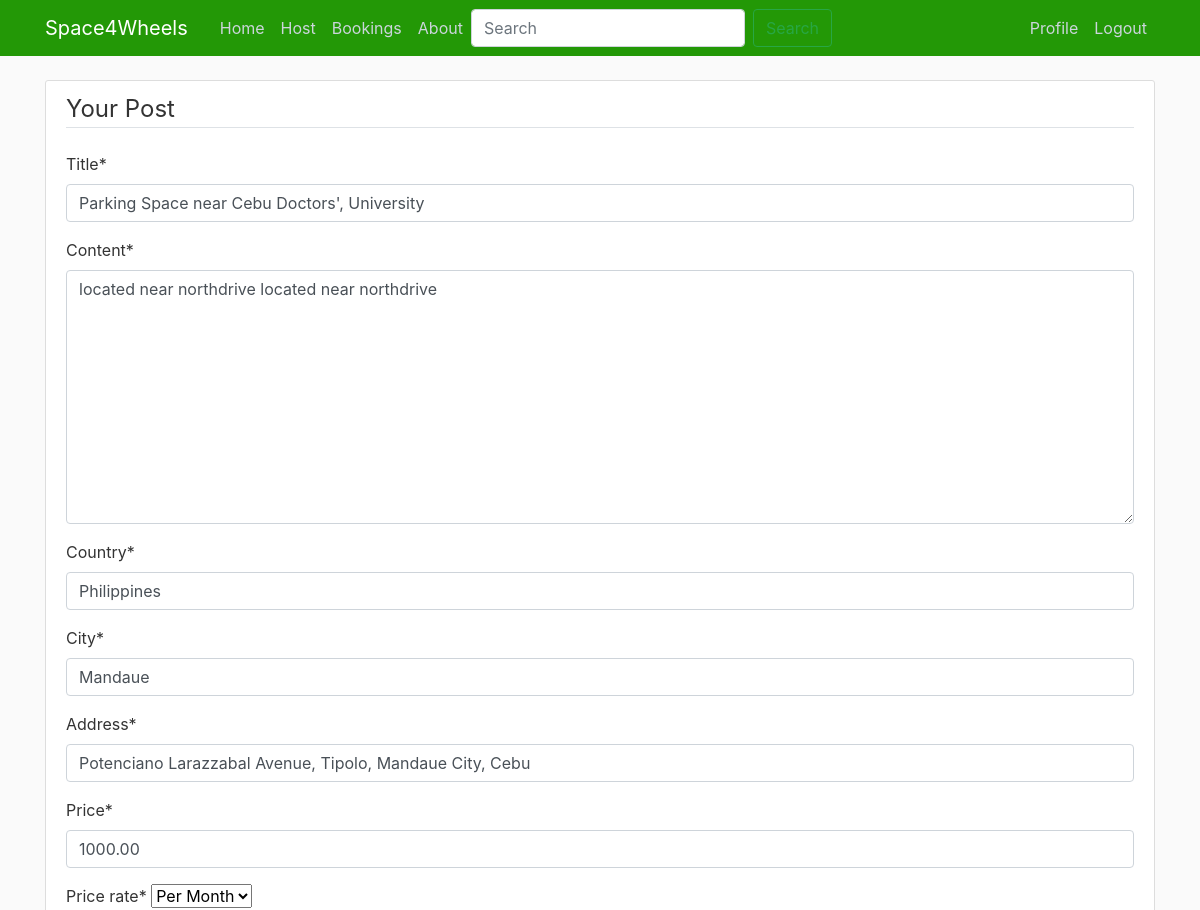
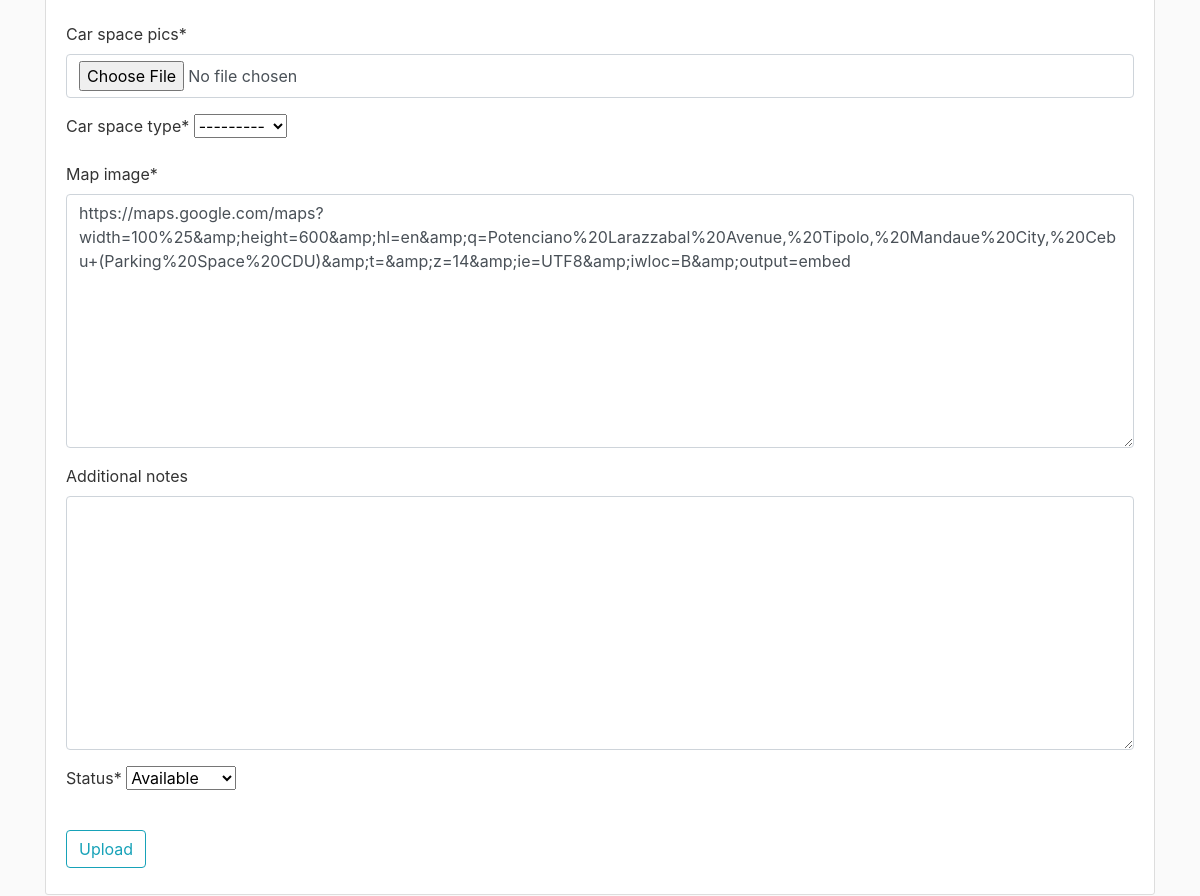
Before: /post/1/update/ (signed in) with the older database file (2 pictures, top to bottom).
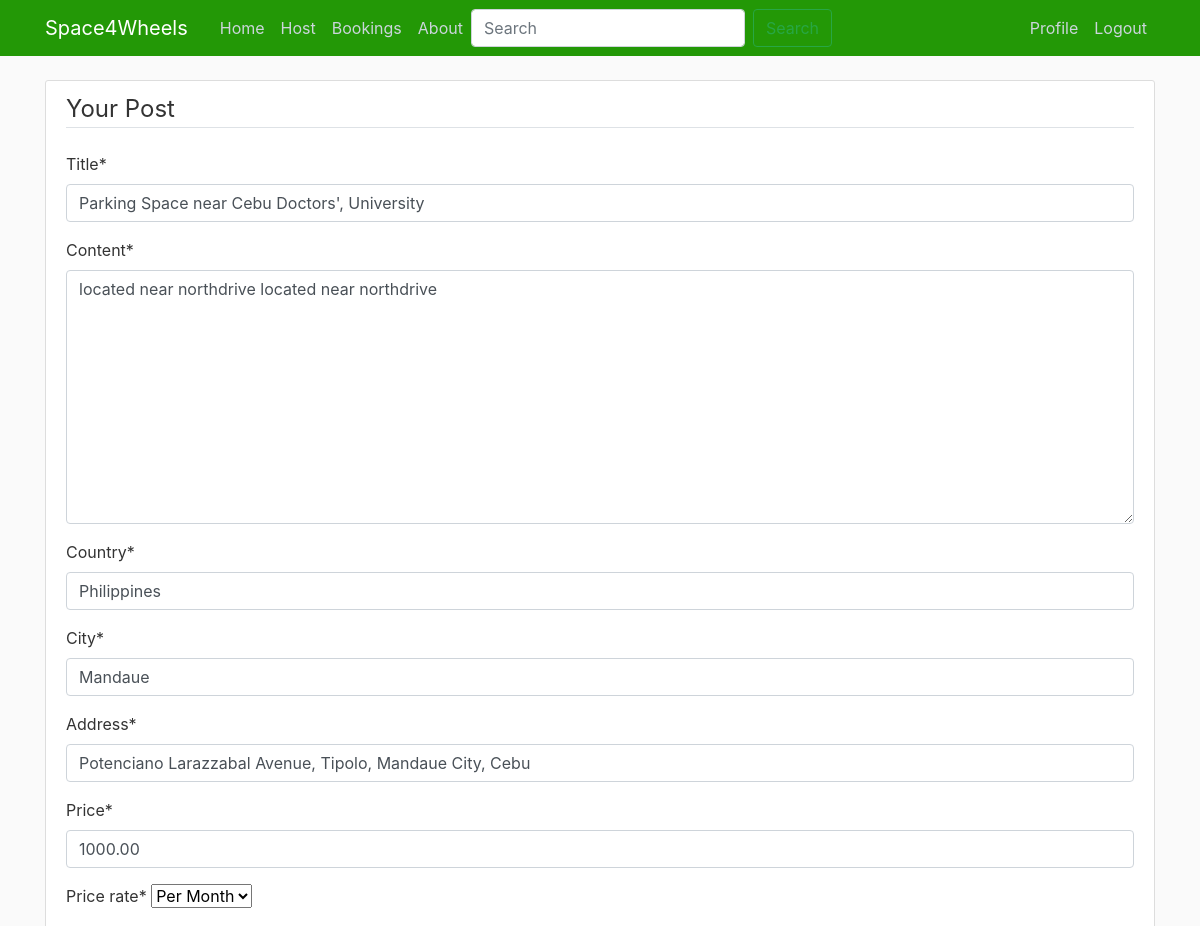
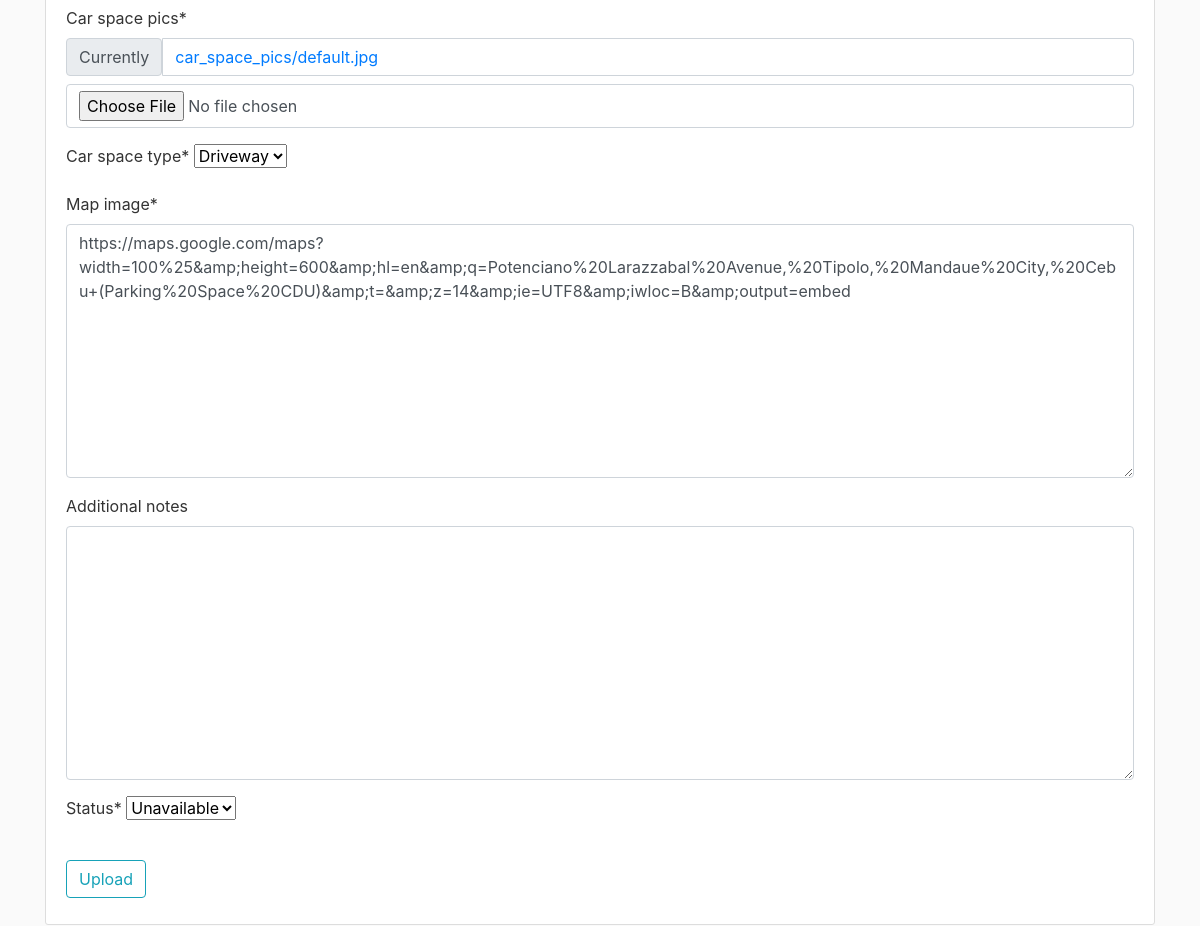
After: the same page with the newer database file (2 pictures, top to bottom).
### Space4Wheels/models.py (models this page shows)
class Post(models.Model):
    PRICE_RATES = [
        ('day', 'Per Day'),
        ('week', 'Per Week'),
        ('month', 'Per Month'),
    ]
    CAR_SPACE_TYPES = [
        ('Driveway', 'Driveway'),
        ('Garage', 'Garage'),
        ('Open Lot', 'Open Lot'),
    ]
    STATUS_TYPES = [
        ('available', 'Available'),
        ('unavailable', 'Unavailable')
    ]
    title = models.CharField(max_length=100)
    content = models.TextField()
    country = models.CharField(max_length=100)
    city = models.CharField(max_length=100)
    address = models.CharField(max_length=255)
    price = models.DecimalField(max_digits=10, decimal_places=2)
    price_rate = models.CharField(max_length=20, choices=PRICE_RATES)  # per day, per week, per month
    car_space_pics = models.ImageField(upload_to='car_space_pics')
    car_space_type = models.CharField(max_length=20, choices=CAR_SPACE_TYPES)
    map_image = models.TextField()
    additional_notes = models.TextField(blank=True, null=True)  # Optional
    status = models.CharField(max_length=20, default='available', choices=STATUS_TYPES)  # available/booked
    date_posted = models.DateTimeField(default=timezone.now)
    date_updated = models.DateTimeField(default=timezone.now)
    author = models.ForeignKey(User, on_delete=models.CASCADE)
    rating_rating = models.FloatField(default=0)

### Space4Wheels/views.py (the view, shortened to what this page needs)
# urls.py: path('post/<int:pk>/update/', login_required(PostUpdateView.as_view()), name='post-update'),
class PostUpdateView(LoginRequiredMixin, UserPassesTestMixin, UpdateView):
    model = Post
    fields = [
        'title', 'content', 'country', 'city', 'address', 'price',
        'price_rate', 'car_space_pics', 'car_space_type', 'map_image',
        'additional_notes', 'status'
    ]
    def test_func(self):
        post = self.get_object()
        if self.request.user == post.author:
            return True
        return False

### Space4Wheels/templates/Space4Wheels/post_form.html (shortened to what this page needs)
{% extends "Space4Wheels/base.html" %}
{% load crispy_forms_tags %}
{% block content %}
<div class="content-section">
    <form method="POST" enctype="multipart/form-data">
        <fieldset class="form-group">
            <legend class="border-bottom mb-4">Your Post</legend>
            {{ form|crispy }}
        </fieldset>
        <div class="form-group">
            <button class="btn btn-outline-info" type="submit">Upload</button>
        </div>
    </form>
</div>
{% endblock content %}

Changed rows visible on the page:
changed Post "Parking Space near Cebu Doctors', University": car_space_type "---------" → "Driveway"; status "Available" → "Unavailable"
Other visible differences:
text no longer shown: "Title * Content * Country * City * Address * Price * Price rate * Car space pics * Car space type * Map image * Additional notes Status *"
text now shown: "Title * Content * Country * City * Address * Price * Price rate * Car space pics * Currently car_space_pics/default.jpg Car space type * Map image * Additional notes Status *"
